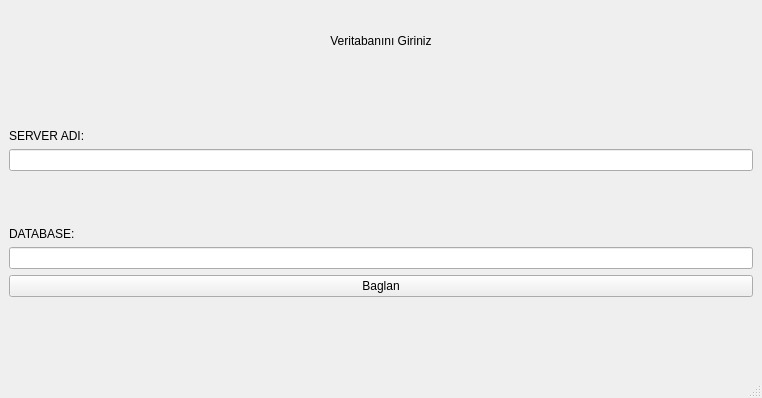
<?xml version="1.0" encoding="UTF-8"?>
<ui version="4.0">
 <class>MainWindowBaglan</class>
 <widget class="QMainWindow" name="MainWindowBaglan">
  <property name="geometry">
   <rect>
    <x>0</x>
    <y>0</y>
    <width>762</width>
    <height>398</height>
   </rect>
  </property>
  <property name="windowTitle">
   <string>MainWindow</string>
  </property>
  <widget class="QWidget" name="centralwidget">
   <layout class="QGridLayout" name="gridLayout_2">
    <item row="0" column="0">
     <layout class="QGridLayout" name="gridLayout">
      <item row="3" column="0">
       <widget class="QLabel" name="label">
        <property name="text">
         <string>DATABASE:</string>
        </property>
        <property name="alignment">
         <set>Qt::AlignBottom|Qt::AlignLeading|Qt::AlignLeft</set>
        </property>
       </widget>
      </item>
      <item row="0" column="0">
       <widget class="QLabel" name="label_3">
        <property name="text">
         <string>Veritabanını Giriniz</string>
        </property>
        <property name="alignment">
         <set>Qt::AlignCenter</set>
        </property>
       </widget>
      </item>
      <item row="4" column="0">
       <widget class="QLineEdit" name="DATABASEADI"/>
      </item>
      <item row="5" column="0">
       <widget class="QPushButton" name="baglanButton">
        <property name="text">
         <string>Baglan</string>
        </property>
       </widget>
      </item>
      <item row="2" column="0">
       <widget class="QLineEdit" name="SERVERADI"/>
      </item>
      <item row="1" column="0">
       <widget class="QLabel" name="label_2">
        <property name="text">
         <string>SERVER ADI:</string>
        </property>
        <property name="alignment">
         <set>Qt::AlignBottom|Qt::AlignLeading|Qt::AlignLeft</set>
        </property>
       </widget>
      </item>
      <item row="6" column="0">
       <widget class="QLabel" name="bilgilendirme_label">
        <property name="text">
         <string/>
        </property>
       </widget>
      </item>
     </layout>
    </item>
   </layout>
  </widget>
  <widget class="QMenuBar" name="menubar">
   <property name="geometry">
    <rect>
     <x>0</x>
     <y>0</y>
     <width>762</width>
     <height>26</height>
    </rect>
   </property>
  </widget>
  <widget class="QStatusBar" name="statusbar"/>
 </widget>
 <resources/>
 <connections/>
</ui>
